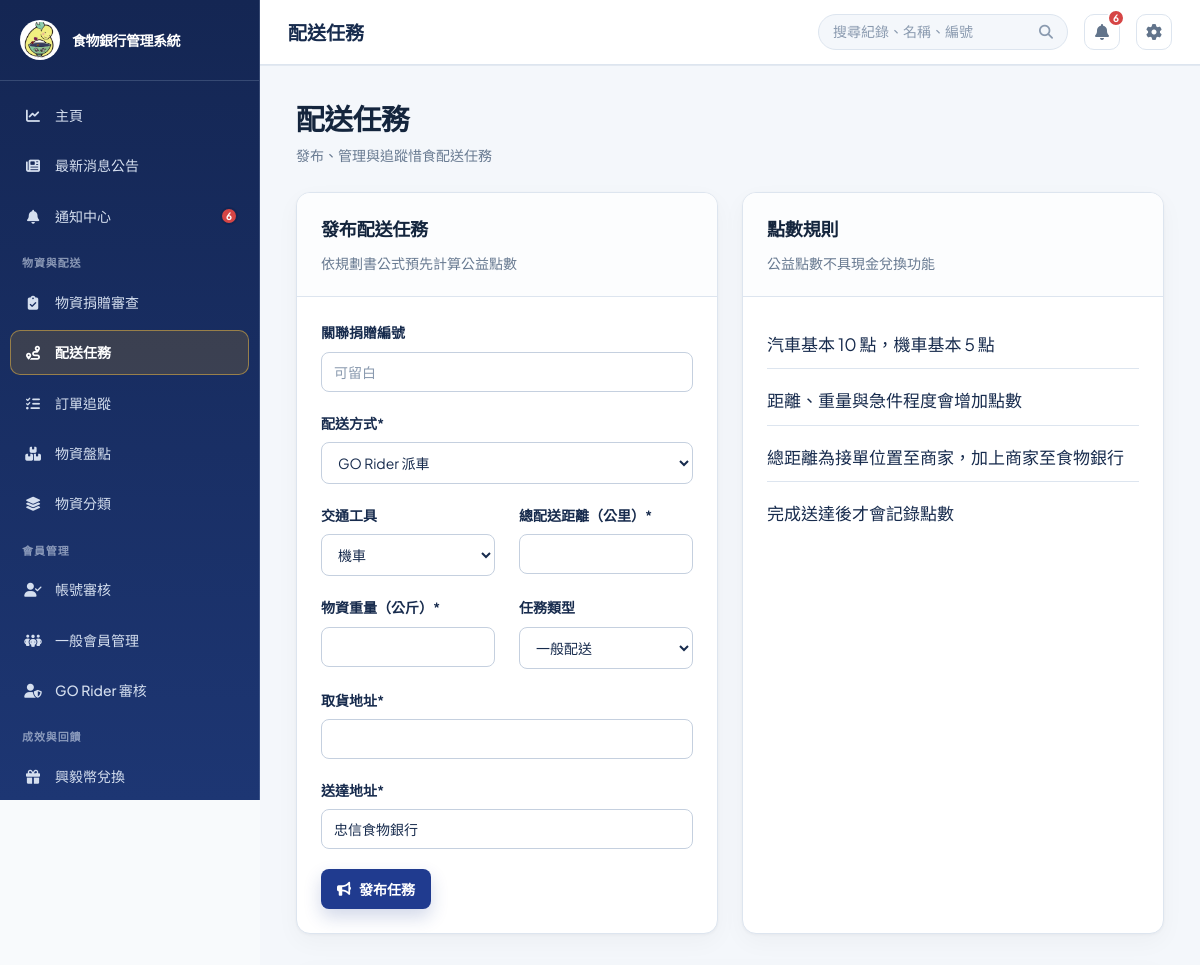
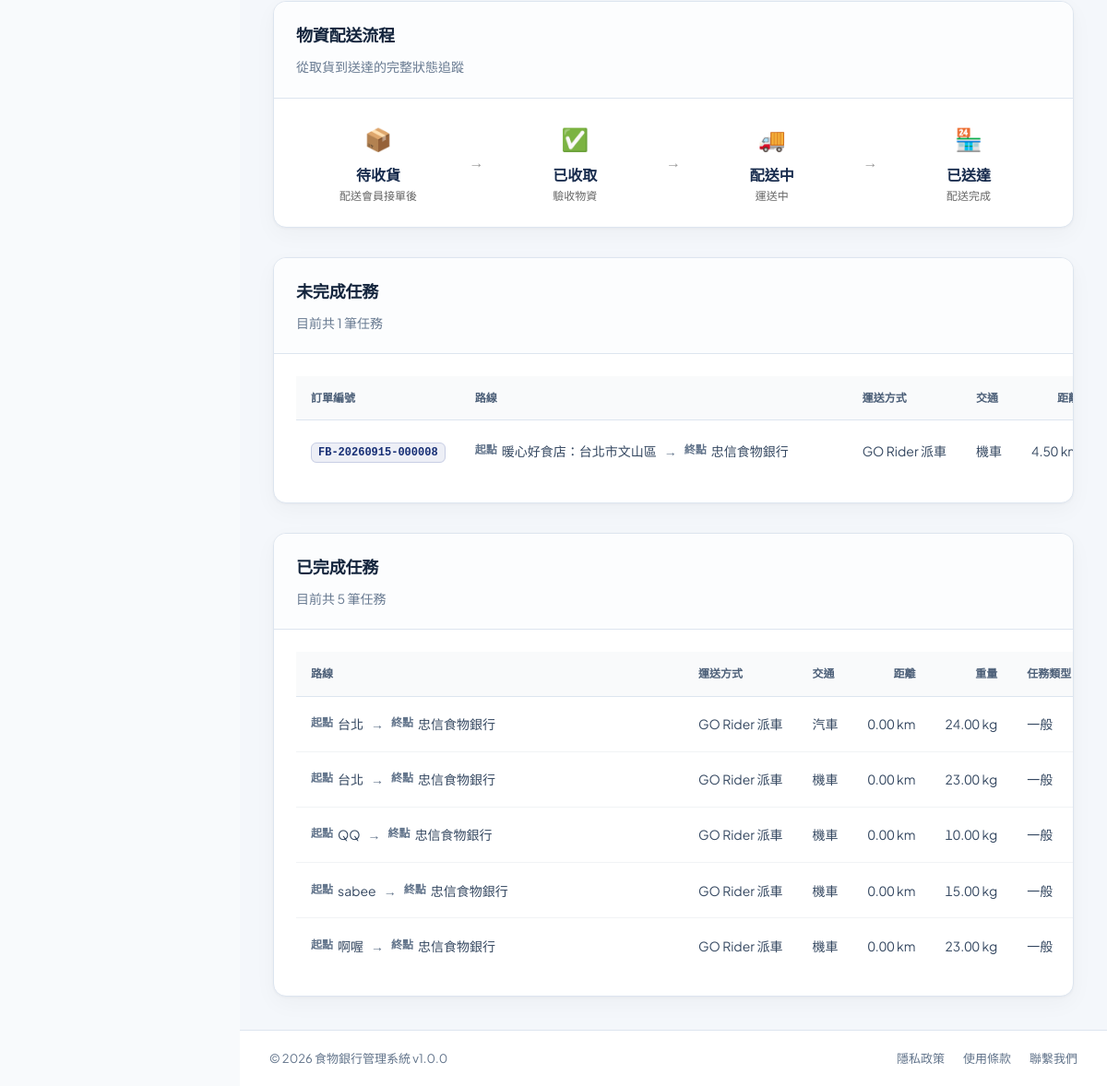
The app's page /?page=deliveries (signed in) with its own data (2 pictures, top to bottom).
### tables this page shows
CREATE TABLE `deliveries` (
  `delivery_id` int(11) NOT NULL,
  `donation_id` int(11) DEFAULT NULL,
  `allocation_id` int(11) DEFAULT NULL,
  `delivery_method` enum('food_bank','volunteer') NOT NULL DEFAULT 'volunteer',
  `created_by` int(11) DEFAULT NULL,
  `volunteer_id` int(11) DEFAULT NULL,
  `vehicle_type` enum('car','motorcycle') NOT NULL,
  `total_distance_km` decimal(8,2) NOT NULL DEFAULT 0.00,
  `weight_kg` decimal(8,2) NOT NULL DEFAULT 0.00,
  `urgency` enum('normal','priority','urgent') NOT NULL DEFAULT 'normal',
  `points` int(11) NOT NULL DEFAULT 0,
  `pickup_address` varchar(255) NOT NULL,
  `delivery_address` varchar(255) NOT NULL,
  `status` enum('open','claimed','picked_up','delivered','exception','cancelled') NOT NULL DEFAULT 'open',
  `exception_notes` text DEFAULT NULL,
  `exception_response` text DEFAULT NULL,
  `exception_resolved_at` datetime DEFAULT NULL,
  `exception_resolved_by` int(11) DEFAULT NULL,
  `delivered_at` datetime DEFAULT NULL,
  `created_at` timestamp NULL DEFAULT current_timestamp(),
  `updated_at` timestamp NULL DEFAULT current_timestamp() ON UPDATE current_timestamp(),
  `pickup_confirmed_at` datetime DEFAULT NULL,
  `pickup_photo_path` varchar(255) DEFAULT NULL,
  `estimated_arrival_start` datetime DEFAULT NULL,
  `estimated_arrival_end` datetime DEFAULT NULL,
  `overdue_notified_at` datetime DEFAULT NULL,
  `item_category` varchar(50) DEFAULT NULL,
  `item_description` text DEFAULT NULL,
  `received_location` varchar(100) DEFAULT NULL
);

CREATE TABLE `donations` (
  `donation_id` int(11) NOT NULL,
  `order_number` varchar(30) DEFAULT NULL,
  `donor_id` int(11) DEFAULT NULL,
  `donor_name` varchar(100) NOT NULL,
  `donation_type` enum('food','supplies','money','other') NOT NULL,
  `quantity` decimal(10,2) DEFAULT NULL,
  `unit` varchar(20) DEFAULT NULL,
  `donation_date` datetime NOT NULL,
  `received_by` int(11) DEFAULT NULL,
  `status` enum('received','pending','assessed','approved','rejected','published','archived') DEFAULT 'pending',
  `evaluation_status` enum('pending','approved_volunteer','approved_self_delivery','published','rejected') DEFAULT 'pending',
  `delivery_method` enum('volunteer_assist','self_delivery') DEFAULT 'volunteer_assist',
  `approval_notes` text DEFAULT NULL,
  `approved_at` datetime DEFAULT NULL,
  `approved_by` int(11) DEFAULT NULL,
  `rejection_reason` text DEFAULT NULL,
  `rejected_at` datetime DEFAULT NULL,
  `published_at` datetime DEFAULT NULL,
  `current_status` enum('waiting_pickup','volunteer_received','in_transit','at_foodbank','inspection_complete') DEFAULT 'waiting_pickup',
  `status_updated_at` datetime DEFAULT NULL,
  `split_count` int(11) DEFAULT 1,
  `notes` text DEFAULT NULL,
  `created_at` timestamp NULL DEFAULT current_timestamp(),
  `updated_at` timestamp NULL DEFAULT current_timestamp() ON UPDATE current_timestamp(),
  `item_name` varchar(100) DEFAULT NULL,
  `weight_kg` decimal(10,2) DEFAULT NULL,
  `size_description` varchar(100) DEFAULT NULL,
  `expiry_date` date DEFAULT NULL,
  `pickup_deadline` datetime DEFAULT NULL,
  `delivery_option` enum('food_bank_pickup','volunteer_delivery') NOT NULL DEFAULT 'volunteer_delivery',
  `vehicle_type` enum('car','motorcycle','none') DEFAULT 'none',
  `photo_path` varchar(255) DEFAULT NULL,
  `evaluation_notes` text DEFAULT NULL,
  `need_inspection` tinyint(1) DEFAULT 1,
  `inspection_notes` text DEFAULT NULL,
  `donor_address` varchar(255) DEFAULT NULL,
  `reward_options` text DEFAULT NULL,
  `delivery_date` date DEFAULT NULL,
  `delivery_time` time DEFAULT NULL,
  `delivery_address` varchar(255) DEFAULT NULL,
  `estimated_distance_km` decimal(8,2) DEFAULT NULL,
  `estimated_duration_minutes` smallint(5) UNSIGNED DEFAULT NULL,
  `beneficiary_id` int(11) DEFAULT NULL,
  `dispatch_contact_name` varchar(100) DEFAULT NULL,
  `dispatch_contact_phone` varchar(30) DEFAULT NULL,
  `dispatch_vehicle_info` varchar(150) DEFAULT NULL
);

### src/views/deliveries.php (the view, shortened to what the rows shown need)
<?php
require_once BASE_PATH . '/src/models/DeliveryModel.php';
$deliveryModel = new DeliveryModel();
$currentRole = $currentUser['role'] ?? 'volunteer';
$memberType = $currentUser['member_type'] ?? null;
$currentUserId = (int) ($currentUser['user_id'] ?? 0);
$isOfficial = $currentRole === 'foodbank_staff';
$canManageDeliveries = $isOfficial && $authService->can('delivery.manage');
$isVolunteer = $currentRole === 'member' && $memberType === 'general' && $authService->can('rider.accept_task');
$deliveryModel->notifyOverdueDeliveries();
$deliveries = $deliveryModel->getAllDeliveries();
$completedDeliveries = array_filter($deliveries, static function ($delivery) use ($isOfficial, $currentUserId) {
    return $delivery['status'] === 'delivered'
        && ($isOfficial || (int) ($delivery['volunteer_id'] ?? 0) === $currentUserId);
});
$pendingDeliveries = array_filter($deliveries, static function ($delivery) {
    return $delivery['status'] !== 'delivered';
});
?>
<div class="view-header">
    <div>
        <h1 class="view-title"><?php echo $page === 'material_transport' ? '物資運送' : ($isVolunteer ? '可接配送' : '配送任務'); ?></h1>
    </div>
</div>
<div class="grid-2">
    <?php if ($canManageDeliveries): ?>
    <div class="card">
        <div class="card-header"><h2>發布配送任務</h2><p>依規劃書公式預先計算公益點數</p></div>
    </div>
    <?php endif; ?>
    <div class="card">
        <div class="card-header"><h2>點數規則</h2><p>公益點數不具現金兌換功能</p></div>
    </div>
</div>
<div class="card mt-32">
    <div class="card-header"><h2>物資配送流程</h2><p>從取貨到送達的完整狀態追蹤</p></div>
</div>
<div class="card mt-32">
    <div class="card-header"><h2>未完成任務</h2><p>目前共 <?php echo count($pendingDeliveries); ?> 筆任務</p></div>
    <div class="card-body deliveries-table-body">
        <?php if ($pendingDeliveries): ?>
            <table class="data-table deliveries-table"><thead><tr><th>訂單編號</th><th>路線</th><th>運送方式</th><th>交通</th><th>距離</th><th>重量</th><th>物資規格</th><th>任務類型</th><th>點數</th><th>狀態</th><th>異常回報</th><th>編輯配送任務</th></tr></thead><tbody>
            <?php foreach ($pendingDeliveries as $delivery): ?>
                <tr id="delivery-<?php echo (int) $delivery['delivery_id']; ?>">
                    <td><code><?php echo htmlspecialchars($delivery['order_number'] ?? '未關聯'); ?></code></td>
                    <td class="delivery-route-cell" title="<?php echo htmlspecialchars($delivery['pickup_address'] . ' → ' . $delivery['delivery_address'], ENT_QUOTES, 'UTF-8'); ?>">
                        <div class="delivery-route">
                            <span class="delivery-route-point"><strong>起點</strong><?php echo htmlspecialchars($delivery['pickup_address']); ?></span>
                            <span class="delivery-route-arrow" aria-hidden="true">→</span>
                            <span class="delivery-route-point"><strong>終點</strong><?php echo htmlspecialchars($delivery['delivery_address']); ?></span>
                        </div>
                    </td>
                    <td><?php echo ['food_bank' => '忠信派車', 'volunteer' => 'GO Rider 派車', 'donor' => '忠信派車'][$delivery['delivery_method'] ?? 'volunteer']; ?></td>
                    <td><?php echo $delivery['vehicle_type'] === 'car' ? '汽車' : '機車'; ?></td>
                    <td><?php echo htmlspecialchars($delivery['total_distance_km']); ?> km</td>
                </tr>
            <?php endforeach; ?>
            </tbody></table>
        <?php else: ?><div class="empty-state"><i class="fas fa-route"></i><p>目前沒有未完成任務</p></div><?php endif; ?>
    </div>
</div>
<div class="card mt-32">
    <div class="card-header"><h2>已完成任務</h2><p>目前共 <?php echo count($completedDeliveries); ?> 筆任務</p></div>
    <div class="card-body deliveries-table-body">
        <?php if ($completedDeliveries): ?>
            <table class="data-table deliveries-table completed-deliveries-table"><thead><tr><th>路線</th><th>運送方式</th><th>交通</th><th>距離</th><th>重量</th><th>任務類型</th><th>點數</th><th>完成日期與時間</th><th>狀態</th></tr></thead><tbody>
            <?php foreach ($completedDeliveries as $delivery): ?>
                <tr id="delivery-<?php echo (int) $delivery['delivery_id']; ?>">
                    <td class="delivery-route-cell" title="<?php echo htmlspecialchars($delivery['pickup_address'] . ' → ' . $delivery['delivery_address'], ENT_QUOTES, 'UTF-8'); ?>">
                        <div class="delivery-route">
                            <span class="delivery-route-point"><strong>起點</strong><?php echo htmlspecialchars($delivery['pickup_address']); ?></span>
                            <span class="delivery-route-arrow" aria-hidden="true">→</span>
                            <span class="delivery-route-point"><strong>終點</strong><?php echo htmlspecialchars($delivery['delivery_address']); ?></span>
                        </div>
                    </td>
                    <td><?php echo ['food_bank' => '忠信派車', 'volunteer' => 'GO Rider 派車', 'donor' => '忠信派車'][$delivery['delivery_method'] ?? 'volunteer']; ?></td>
                    <td><?php echo $delivery['vehicle_type'] === 'car' ? '汽車' : '機車'; ?></td>
                    <td><?php echo htmlspecialchars($delivery['total_distance_km']); ?> km</td>
                    <td><?php echo htmlspecialchars($delivery['weight_kg']); ?> kg</td>
                    <td><?php echo ['normal' => '一般', 'priority' => '優先', 'urgent' => '急件'][$delivery['urgency']] ?? '一般'; ?></td>
                </tr>
            <?php endforeach; ?>
            </tbody></table>
        <?php else: ?><div class="empty-state"><i class="fas fa-check-circle"></i><p>目前沒有已完成任務</p></div><?php endif; ?>
    </div>
</div>

### records on screen
deliveries: donation.order_number "FB-20260915-000008", pickup_address "暖心好食店：台北市文山區", delivery_address "忠信食物銀行", delivery_method "GO Rider 派車", vehicle_type "機車", total_distance_km "4.50"
deliveries: pickup_address "台北", delivery_address "忠信食物銀行", delivery_method "GO Rider 派車", vehicle_type "汽車", total_distance_km "0.00", weight_kg "24.00", urgency "一般"
deliveries: pickup_address "台北", delivery_address "忠信食物銀行", delivery_method "GO Rider 派車", vehicle_type "機車", total_distance_km "0.00", weight_kg "23.00", urgency "一般"
deliveries: pickup_address "QQ", delivery_address "忠信食物銀行", delivery_method "GO Rider 派車", vehicle_type "機車", total_distance_km "0.00", weight_kg "10.00", urgency "一般"
deliveries: pickup_address "sabee", delivery_address "忠信食物銀行", delivery_method "GO Rider 派車", vehicle_type "機車", total_distance_km "0.00", weight_kg "15.00", urgency "一般"
deliveries: pickup_address "啊喔", delivery_address "忠信食物銀行", delivery_method "GO Rider 派車", vehicle_type "機車", total_distance_km "0.00", weight_kg "23.00", urgency "一般"

### other values on screen
APP_NAME "食物銀行管理系統"
$label "主頁"
$label "最新消息公告"
$label "通知中心"
$unreadNotificationCount "6"
$item['group'] "物資與配送"
$label "物資捐贈審查"
$label "配送任務"
$label "訂單追蹤"
$label "物資盤點"
$label "物資分類"
$item['group'] "會員管理"
$label "帳號審核"
$label "一般會員管理"
$label "GO Rider 審核"
